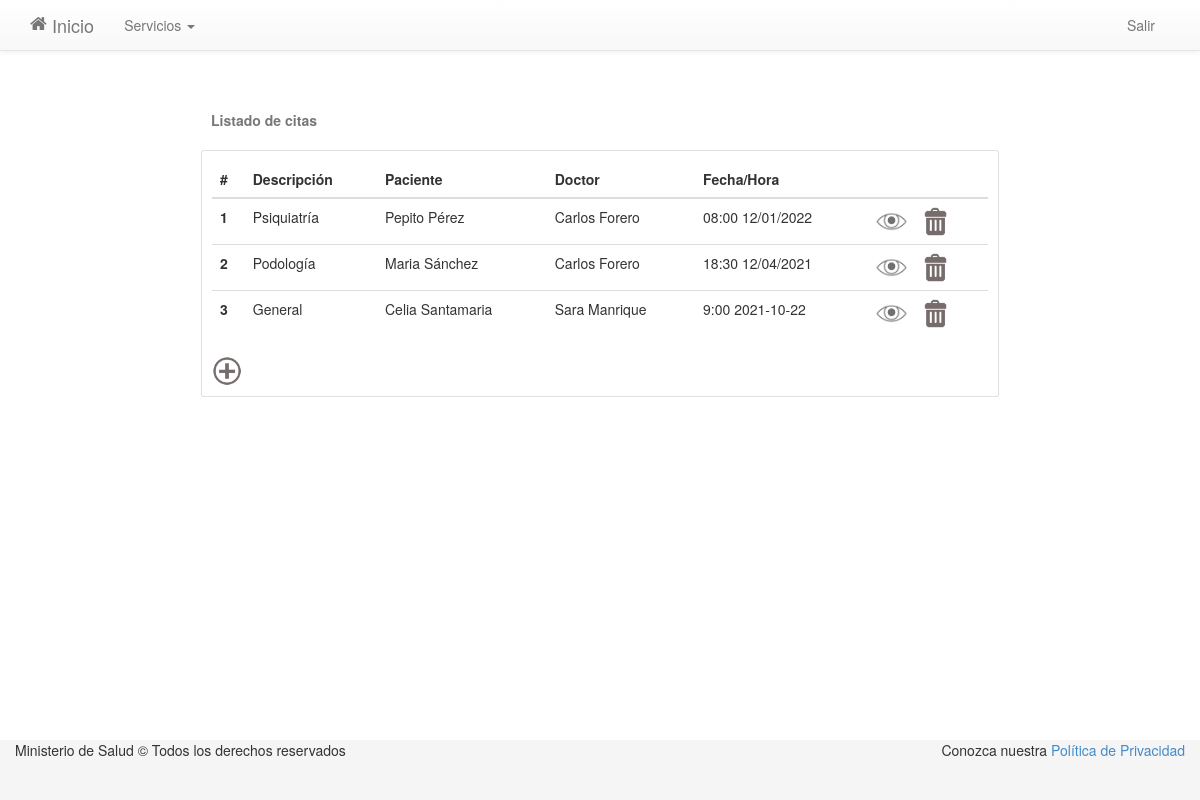
The page /lista/ (signed in) on the database as committed earlier.
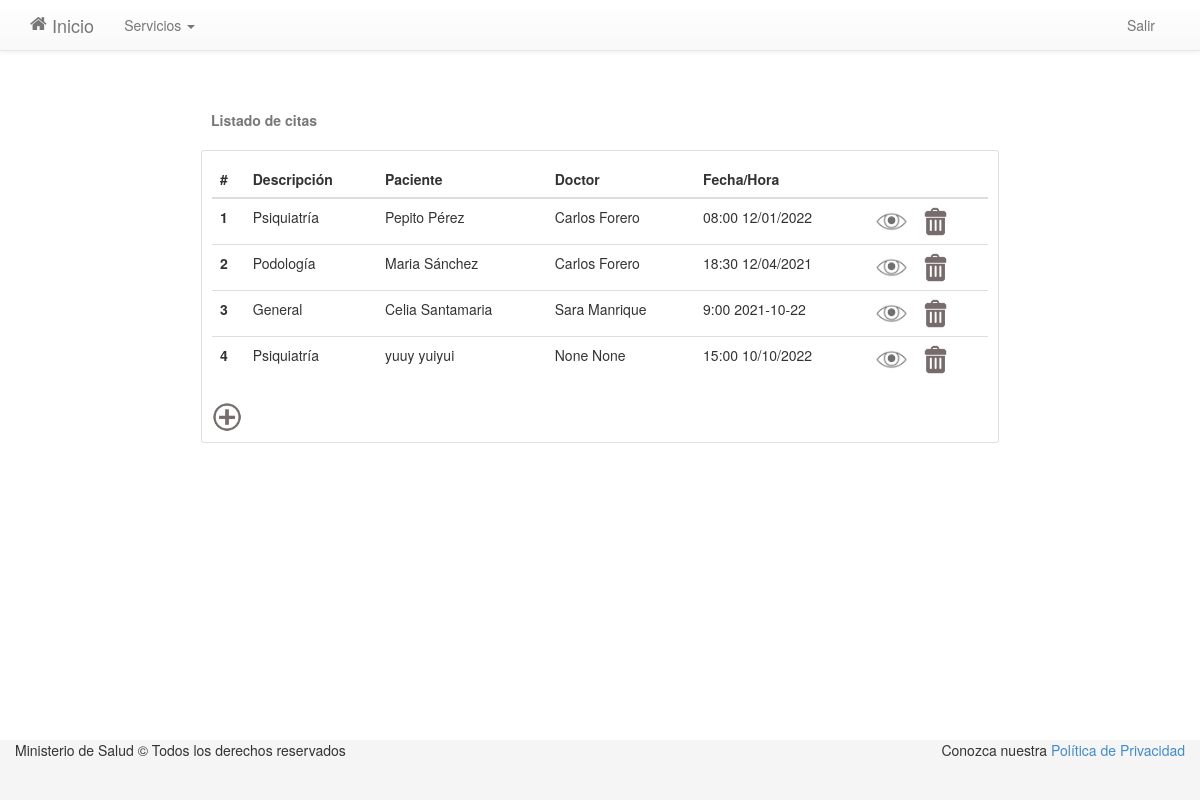
The same page on the database as committed later.
### tables this page shows
CREATE TABLE Cita (id INTEGER PRIMARY KEY AUTOINCREMENT UNIQUE NOT NULL, idpaciente INT NOT NULL REFERENCES Paciente (idpaciente), especialidad VARCHAR REFERENCES Especialidades (especialidad), idmedico NOT NULL REFERENCES Médico (idmedico), horario VARCHAR (5) NOT NULL REFERENCES Horario (horario), fecha DATE NOT NULL, comentarios VARCHAR (200), valoracion REFERENCES Valoraciones (id));

### app.py (the view, shortened to what this page needs)
@app.route('/lista/', methods=['GET', 'POST'])
def lista():
    if session:
        if request.method == 'GET':
            if session["rol"] != '1':
                datos = []
                sqlcita = f"SELECT idpaciente, especialidad, idmedico, horario, fecha, comentarios, valoracion, id FROM Cita"
                rescita = seleccion(sqlcita)
                i = 0
                while i < len(rescita):
                    sqlmed = f"SELECT nombres, apellidos FROM Médico WHERE idmedico = '{rescita[i][2]}'"
                    sqlpac = f"SELECT nombres, apellidos FROM Paciente WHERE idpaciente = '{rescita[i][0]}'"
                    resmed = seleccion(sqlmed)
                    respac = seleccion(sqlpac)
                    temp = {
                        "index": i+1,
                        "descrip": rescita[i][1],
                        "paciente": str(respac[0][0])+" "+str(respac[0][1]),
                        "idp": rescita[i][0],
                        "id": rescita[i][7],
                        "doctor": str(resmed[0][0])+" "+str(resmed[0][1]),
                        "idd": rescita[i][2],
                        "fecha": str(rescita[i][3])+" "+str(rescita[i][4]),
                        "comentario": rescita[i][5],
                        "valoracion": rescita[i][6]
                    }
                    datos.append(temp)
                    i += 1
                return render_template('pages/lista.html', data=datos)
    else:
        return render_template('pages/invalid.html')

### db.py (called while the page is built)
def seleccion(sql) -> list:
    try:
        with sqlite3.connect(URL_DB) as con:
            cur = con.cursor()
            res = cur.execute(sql).fetchall()
    except Exception:
        res = None
    return res

### templates/pages/lista.html (shortened to what this page needs)
{% extends 'layouts/main.html' %}  {% block content %}
<br />
<br />
<div id="tabla" style="width: 70%; margin: auto">
  <div style="color: #777; padding: 1rem">
    <p><strong>Listado de citas</strong></p>
  </div>
  <div
    class="table-responsive"
    style="
      background-clip: border-box;
      border: 1px solid rgba(0, 0, 0, 0.125);
      border-radius: 0.25rem;
      padding: 1rem;
    "
  >
    <table class="table">
      <thead>
        <tr>
          <th scope="col">#</th>
          <th scope="col">Descripción</th>
          <th scope="col">Paciente</th>
          <th scope="col">Doctor</th>
          <th scope="col">Fecha/Hora</th>
          <th></th>
        </tr>
      </thead>
      <tbody>
        {% for item in data %}
        <tr>
          <th scope="row">{{item.index}}</th>
          <td>{{item.descrip}}</td>
          <td>{{item.paciente}}</td>
          <td>{{item.doctor}}</td>
          <td>{{item.fecha}}</td>
          <td>
            <img
              id="view{{index}}"
              onclick="view({{item.id}})"
              src="/static/img/view.png"
              alt=""
              style="width: 33px; margin-right: 12px; cursor: pointer"
            />
            <img
              id="delete{{index}}"
              src="/static/img/deleted-logo.png"
              alt=""
              style="width: 23px; cursor: pointer"
            />
          </td>
        </tr>
        {% endfor %}
      </tbody>
    </table>
    <div>
      <img
        id="add"
        src="/static/img/add-logo.png"
        alt=""
        style="width: 30px; cursor: pointer"
      />
    </div>
  </div>
</div>
{% endblock %}

### templates/layouts/main.html (shortened to what this page needs)
<!doctype html>
<head>
<link type="text/css" rel="stylesheet" href="/static/css/font-awesome-4.1.0.min.css" />
<link type="text/css" rel="stylesheet" href="/static/css/bootstrap-3.1.1.min.css">
<link type="text/css" rel="stylesheet" href="/static/css/bootstrap-theme-3.1.1.min.css" />
<link type="text/css" rel="stylesheet" href="/static/css/layout.main.css" />
<link type="text/css" rel="stylesheet" href="/static/css/main.css" />
<link type="text/css" rel="stylesheet" href="/static/css/main.responsive.css" />
<link type="text/css" rel="stylesheet" href="/static/css/main.quickfix.css" />
</head>
<body>
  <div id="wrap">
    <div class="navbar navbar-default navbar-fixed-top">
      <div class="container">
        <div class="navbar-header">
          <a class="navbar-brand" href="{{ url_for('home') }}" title="Back to homepage">
            <i class="fa fa-home pull-left"></i>
            Inicio
          </a>
        </div>
        <div class="collapse navbar-collapse">
          {% if session.rol == '2' %}
          <ul class="nav navbar-nav">
            <li class="dropdown">
              <a class="dropdown-toggle" data-toggle="dropdown">Servicios <b class="caret"></b></a>
            </li>
          </ul>
          {% endif %}
          {% if 'usr' in session %}
          <ul class="nav navbar-nav pull-right">
            <li><a href="{{ url_for('logout') }}">Salir</a></li>
          </ul>
          {% endif %}
        </div>
      </div>
    </div>
    <main id="content" role="main" class="container">
      {% block content %}{% endblock %}
    </main>
  </div>
  <div id="footer">
    <div class="collapse navbar-collapse">
      <div class="nav navbar-nav">
                <p >Ministerio de Salud &copy; Todos los derechos reservados</p></div>
        {% block footer %}
        <div class="nav navbar-nav pull-right">
        <p {% if request.endpoint == 'privacy' %} class="active" {% endif %}>Conozca nuestra <a href="{{ url_for('privacy') }}">Política de Privacidad</a></p></div>{% endblock %}
      </div>
    </div>
</body>
</html>

### static/css/layout.main.css (style rules this page uses)
html, body { height: 100%; }
#wrap { min-height: 100%; height: auto !important; height: 100%; margin: 0 auto -60px; padding: 0 0 60px; }
#footer { height: 60px; background-color: #f5f5f5; }
#wrap > .container { padding: 60px 15px 0; }

### static/css/main.css (style rules this page uses)
a { cursor: pointer; }

Rows that differ between the two databases and show on the page:
added Cita: index "4", descrip "Psiquiatría", paciente "yuuy yuiyui", doctor "None None", fecha "15:00 10/10/2022"
